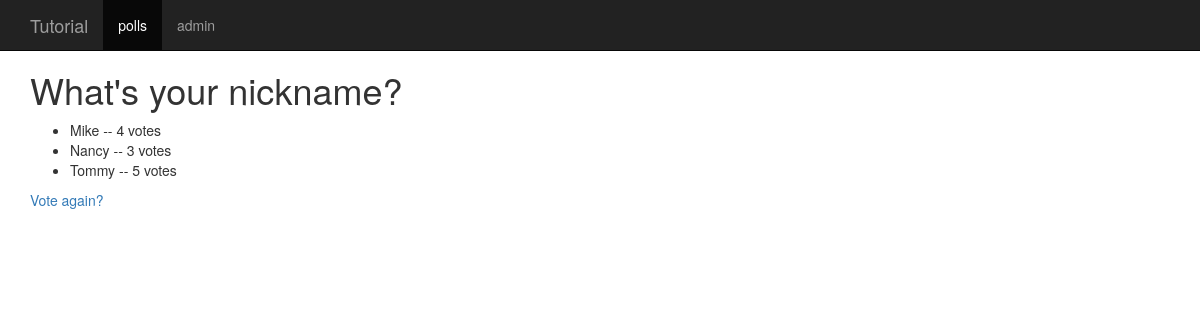
Before: /polls/4/results/ with the older database file.
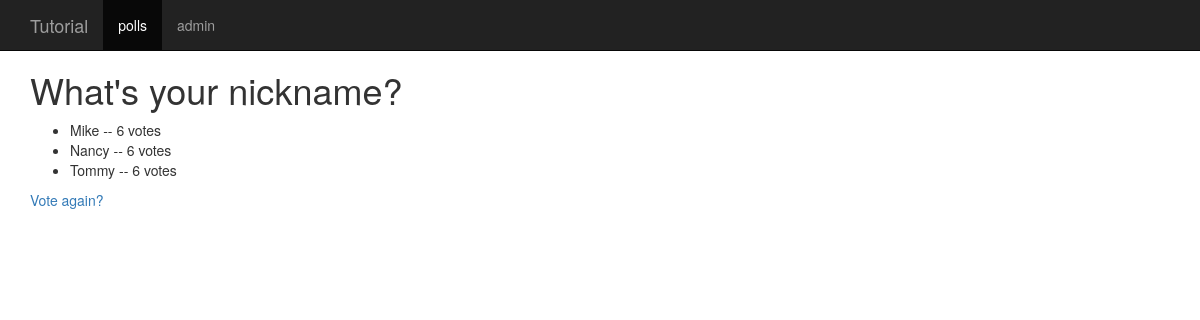
After: the same page with the newer database file.
### polls/models.py (models this page shows, shortened)
class Question(models.Model):
    question = models.CharField(max_length=200)
    pub_date = models.DateTimeField('date published')
    print('*********** class Qestion')
    def was_published_recently(self):
        print('*********** class Qestion:def was_published_recently')
        return self.pub_date >= timezone.now() - datetime.timedelta(days=1)
    was_published_recently.admin_oreder_field = 'pub_date'
    was_published_recently.boolean = True
    was_published_recently.short_description = 'Published recently?'
    print('*********** class Qestion:def after was_published_recently')

class Choice(models.Model):
    question = models.ForeignKey(Question, on_delete=models.CASCADE)
    choice_text = models.CharField(max_length=200)
    votes = models.IntegerField(default=0)

### polls/views.py (the view)
# urls.py: url(r'^(?P<pk>[0-9]+)/results/$', views.results, name='results'),
def results(request, pk):
    obj = get_object_or_404(Question, pk=pk)
    return render(request, 'polls/results.html', {
        'question': obj,
    })

### polls/templates/polls/results.html
{% extends "polls/base.html" %}
{% block contents %}
		<h1>{{ question.question }}</h1>
		<ul>
			{% for choice in question.choice_set.all %}
			<li>{{ choice.choice_text }} -- {{ choice.votes }} vote{{ choice.votes|pluralize }}</li>
			{% endfor %}
		</ul>
		<a href="{% url 'polls:detail' question.id %}">Vote again?</a>
{% endblock contents %}

### polls/templates/polls/base.html
{% extends "base.html" %}
{% block nav_polls %}active{% endblock %}

### polls/templates/base.html (shortened to what this page needs)
{% load staticfiles %}
{% load bootstrap3 %}
<!DOCTYPE html>
<html lang="en">
  <head>
    <link href="{% static 'css/bootstrap.min.css' %}" rel="stylesheet">
    <link href="{% static 'css/ie10-viewport-bug-workaround.css' %}" rel="stylesheet">
    <link href="{% static 'css/starter-template.css' %}" rel="stylesheet">
  </head>
  <body>
    <nav class="navbar navbar-inverse navbar-fixed-top">
      <div class="container">
        <div class="navbar-header">
          <a class="navbar-brand" href="{% url 'index' %}">Tutorial</a>
        </div>
        <div id="navbar" class="collapse navbar-collapse">
          <ul class="nav navbar-nav">
            <li class="{% block nav_polls %}{% endblock %}"><a href="{% url 'polls:index' %}">polls</a></li>
            <li class=""><a href="{% url 'admin:index' %}">admin</a></li>
          </ul>
        </div>
      </div>
    </nav>
    <div class="container">
    {% block contents %}{% endblock %}
    </div>
  </body>
</html>

### static/css/starter-template.css (style rules this page uses)
body { padding-top: 50px; }

Changed rows visible on the page:
changed Choice "Mike": votes "4" → "6"
changed Choice "Nancy": votes "3" → "6"
changed Choice "Tommy": votes "5" → "6"
